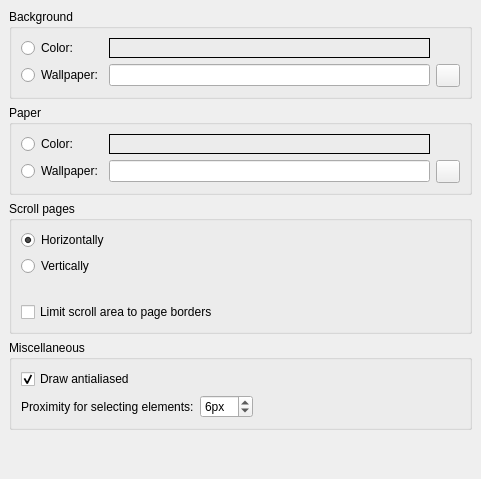
     <widget class="QWidget" name="tabCanvas">
      <property name="accessibleName">
       <string>Canvas Tab</string>
      </property>
      <attribute name="title">
       <string>Canvas</string>
      </attribute>
      <layout class="QVBoxLayout">
       <property name="spacing">
        <number>6</number>
       </property>
       <property name="leftMargin">
        <number>9</number>
       </property>
       <property name="topMargin">
        <number>9</number>
       </property>
       <property name="rightMargin">
        <number>9</number>
       </property>
       <property name="bottomMargin">
        <number>9</number>
       </property>
       <item>
        <widget class="QGroupBox" name="groupBox_2">
         <property name="accessibleName">
          <string>Background</string>
         </property>
         <property name="title">
          <string>Background</string>
         </property>
         <layout class="QGridLayout">
          <property name="leftMargin">
           <number>9</number>
          </property>
          <property name="topMargin">
           <number>9</number>
          </property>
          <property name="rightMargin">
           <number>9</number>
          </property>
          <property name="bottomMargin">
           <number>9</number>
          </property>
          <property name="spacing">
           <number>6</number>
          </property>
          <item row="0" column="0">
           <widget class="QRadioButton" name="bgColorButton">
            <property name="accessibleName">
             <string>Background Color</string>
            </property>
            <property name="text">
             <string>Color:</string>
            </property>
           </widget>
          </item>
          <item row="1" column="0">
           <layout class="QHBoxLayout">
            <property name="spacing">
             <number>6</number>
            </property>
            <property name="leftMargin">
             <number>0</number>
            </property>
            <property name="topMargin">
             <number>0</number>
            </property>
            <property name="rightMargin">
             <number>0</number>
            </property>
            <property name="bottomMargin">
             <number>0</number>
            </property>
            <item>
             <widget class="QRadioButton" name="bgWallpaperButton">
              <property name="accessibleName">
               <string>Background Wallpaper</string>
              </property>
              <property name="text">
               <string>Wallpaper:</string>
              </property>
             </widget>
            </item>
           </layout>
          </item>
          <item row="1" column="3">
           <layout class="QHBoxLayout">
            <property name="spacing">
             <number>6</number>
            </property>
            <property name="leftMargin">
             <number>0</number>
            </property>
            <property name="topMargin">
             <number>0</number>
            </property>
            <property name="rightMargin">
             <number>0</number>
            </property>
            <property name="bottomMargin">
             <number>0</number>
            </property>
            <item>
             <widget class="QToolButton" name="bgWallpaperSelect">
              <property name="accessibleName">
               <string>Choose Background wallpaper file</string>
              </property>
              <property name="accessibleDescription">
               <string>Opens a file dialog for selecting the wallpaper file</string>
              </property>
              <property name="text">
               <string notr="true"/>
              </property>
              <property name="icon">
               <iconset resource="musescore.qrc">
                <normaloff>:/data/icons/document-open.svg</normaloff>:/data/icons/document-open.svg</iconset>
              </property>
             </widget>
            </item>
           </layout>
          </item>
          <item row="1" column="1">
           <widget class="QLineEdit" name="bgWallpaper">
            <property name="accessibleName">
             <string>Background wallpaper path</string>
            </property>
            <property name="accessibleDescription">
             <string>Insert path to background wallpaper file</string>
            </property>
           </widget>
          </item>
          <item row="0" column="1">
           <widget class="Awl::ColorLabel" name="bgColorLabel">
            <property name="focusPolicy">
             <enum>Qt::StrongFocus</enum>
            </property>
            <property name="accessibleName">
             <string>Select background color</string>
            </property>
            <property name="accessibleDescription">
             <string>Opens a dialog for selecting the background color</string>
            </property>
            <property name="frameShape">
             <enum>QFrame::Box</enum>
            </property>
           </widget>
          </item>
         </layout>
        </widget>
       </item>
       <item>
        <widget class="QGroupBox" name="groupBox_3">
         <property name="accessibleName">
          <string>Paper</string>
         </property>
         <property name="title">
          <string>Paper</string>
         </property>
         <layout class="QGridLayout">
          <property name="leftMargin">
           <number>9</number>
          </property>
          <property name="topMargin">
           <number>9</number>
          </property>
          <property name="rightMargin">
           <number>9</number>
          </property>
          <property name="bottomMargin">
           <number>9</number>
          </property>
          <property name="spacing">
           <number>6</number>
          </property>
          <item row="1" column="0">
           <layout class="QHBoxLayout">
            <property name="spacing">
             <number>6</number>
            </property>
            <property name="leftMargin">
             <number>0</number>
            </property>
            <property name="topMargin">
             <number>0</number>
            </property>
            <property name="rightMargin">
             <number>0</number>
            </property>
            <property name="bottomMargin">
             <number>0</number>
            </property>
            <item>
             <widget class="QRadioButton" name="fgWallpaperButton">
              <property name="accessibleName">
               <string>Paper Wallpaper</string>
              </property>
              <property name="text">
               <string>Wallpaper:</string>
              </property>
             </widget>
            </item>
           </layout>
          </item>
          <item row="1" column="2">
           <layout class="QHBoxLayout">
            <property name="spacing">
             <number>6</number>
            </property>
            <property name="leftMargin">
             <number>0</number>
            </property>
            <property name="topMargin">
             <number>0</number>
            </property>
            <property name="rightMargin">
             <number>0</number>
            </property>
            <property name="bottomMargin">
             <number>0</number>
            </property>
            <item>
             <widget class="QToolButton" name="fgWallpaperSelect">
              <property name="accessibleName">
               <string>Choose paper wallpaper file</string>
              </property>
              <property name="accessibleDescription">
               <string>Opens a file dialog for selecting the wallpaper file</string>
              </property>
              <property name="text">
               <string notr="true"/>
              </property>
              <property name="icon">
               <iconset resource="musescore.qrc">
                <normaloff>:/data/icons/document-open.svg</normaloff>:/data/icons/document-open.svg</iconset>
              </property>
             </widget>
            </item>
           </layout>
          </item>
          <item row="0" column="0">
           <widget class="QRadioButton" name="fgColorButton">
            <property name="accessibleName">
             <string>Paper Color</string>
            </property>
            <property name="text">
             <string>Color:</string>
            </property>
           </widget>
          </item>
          <item row="0" column="1">
           <widget class="Awl::ColorLabel" name="fgColorLabel">
            <property name="focusPolicy">
             <enum>Qt::StrongFocus</enum>
            </property>
            <property name="accessibleName">
             <string>Select paper color</string>
            </property>
            <property name="accessibleDescription">
             <string>Opens a dialog for selecting the paper color</string>
            </property>
            <property name="frameShape">
             <enum>QFrame::Box</enum>
            </property>
           </widget>
          </item>
          <item row="1" column="1">
           <widget class="QLineEdit" name="fgWallpaper">
            <property name="accessibleName">
             <string>Paper wallpaper path</string>
            </property>
            <property name="accessibleDescription">
             <string>Insert path to paper wallpaper file</string>
            </property>
           </widget>
          </item>
         </layout>
        </widget>
       </item>
       <item>
        <widget class="QGroupBox" name="groupBox_11">
         <property name="title">
          <string>Scroll pages</string>
         </property>
         <layout class="QGridLayout" name="gridLayout_12">
          <item row="0" column="0">
           <widget class="QRadioButton" name="pageHorizontal">
            <property name="text">
             <string>Horizontally</string>
            </property>
            <property name="checked">
             <bool>true</bool>
            </property>
           </widget>
          </item>
          <item row="1" column="0">
           <widget class="QRadioButton" name="pageVertical">
            <property name="text">
             <string>Vertically</string>
            </property>
           </widget>
          </item>
          <item row="2" column="0">
           <spacer>
            <property name="orientation">
             <enum>Qt::Vertical</enum>
            </property>
            <property name="sizeHint" stdset="0">
             <size>
              <width>0</width>
              <height>20</height>
             </size>
            </property>
           </spacer>
          </item>
          <item row="3" column="0">
           <widget class="QCheckBox" name="limitScrollArea">
            <property name="toolTip">
             <string>Limit the scroll area to the edges of the score</string>
            </property>
            <property name="whatsThis">
             <string>If this is checked, scrolling will stop at the edge of the score.</string>
            </property>
            <property name="accessibleName">
             <string>Limit scroll area to page borders</string>
            </property>
            <property name="accessibleDescription">
             <string>If this is checked, scrolling will stop at the edge of the score.</string>
            </property>
            <property name="text">
             <string>Limit scroll area to page borders</string>
            </property>
            <property name="checked">
             <bool>false</bool>
            </property>
           </widget>
          </item>
         </layout>
        </widget>
       </item>
       <item>
        <widget class="QGroupBox" name="groupBox_4">
         <property name="title">
          <string>Miscellaneous</string>
         </property>
         <layout class="QGridLayout">
          <item row="0" column="0">
           <widget class="QCheckBox" name="drawAntialiased">
            <property name="toolTip">
             <string>Disable antialiased drawing</string>
            </property>
            <property name="whatsThis">
             <string>Uncheck this to speed up drawing</string>
            </property>
            <property name="accessibleName">
             <string>Draw antialiased</string>
            </property>
            <property name="accessibleDescription">
             <string>Uncheck this to speed up drawing</string>
            </property>
            <property name="text">
             <string>Draw antialiased</string>
            </property>
            <property name="checked">
             <bool>true</bool>
            </property>
           </widget>
          </item>
          <item row="1" column="1">
           <widget class="QSpinBox" name="proximity">
            <property name="accessibleName">
             <string>Proximity for selecting elements:</string>
            </property>
            <property name="suffix">
             <string extracomment="pixel">px</string>
            </property>
            <property name="minimum">
             <number>1</number>
            </property>
            <property name="value">
             <number>6</number>
            </property>
           </widget>
          </item>
          <item row="1" column="2" colspan="2">
           <spacer>
            <property name="orientation">
             <enum>Qt::Horizontal</enum>
            </property>
            <property name="sizeHint" stdset="0">
             <size>
              <width>201</width>
              <height>20</height>
             </size>
            </property>
           </spacer>
          </item>
          <item row="1" column="0">
           <widget class="QLabel" name="label_24">
            <property name="text">
             <string>Proximity for selecting elements:</string>
            </property>
           </widget>
          </item>
         </layout>
        </widget>
       </item>
       <item>
        <spacer name="verticalSpacer_3">
         <property name="orientation">
          <enum>Qt::Vertical</enum>
         </property>
         <property name="sizeHint" stdset="0">
          <size>
           <width>20</width>
           <height>40</height>
          </size>
         </property>
        </spacer>
       </item>
      </layout>
     </widget>
